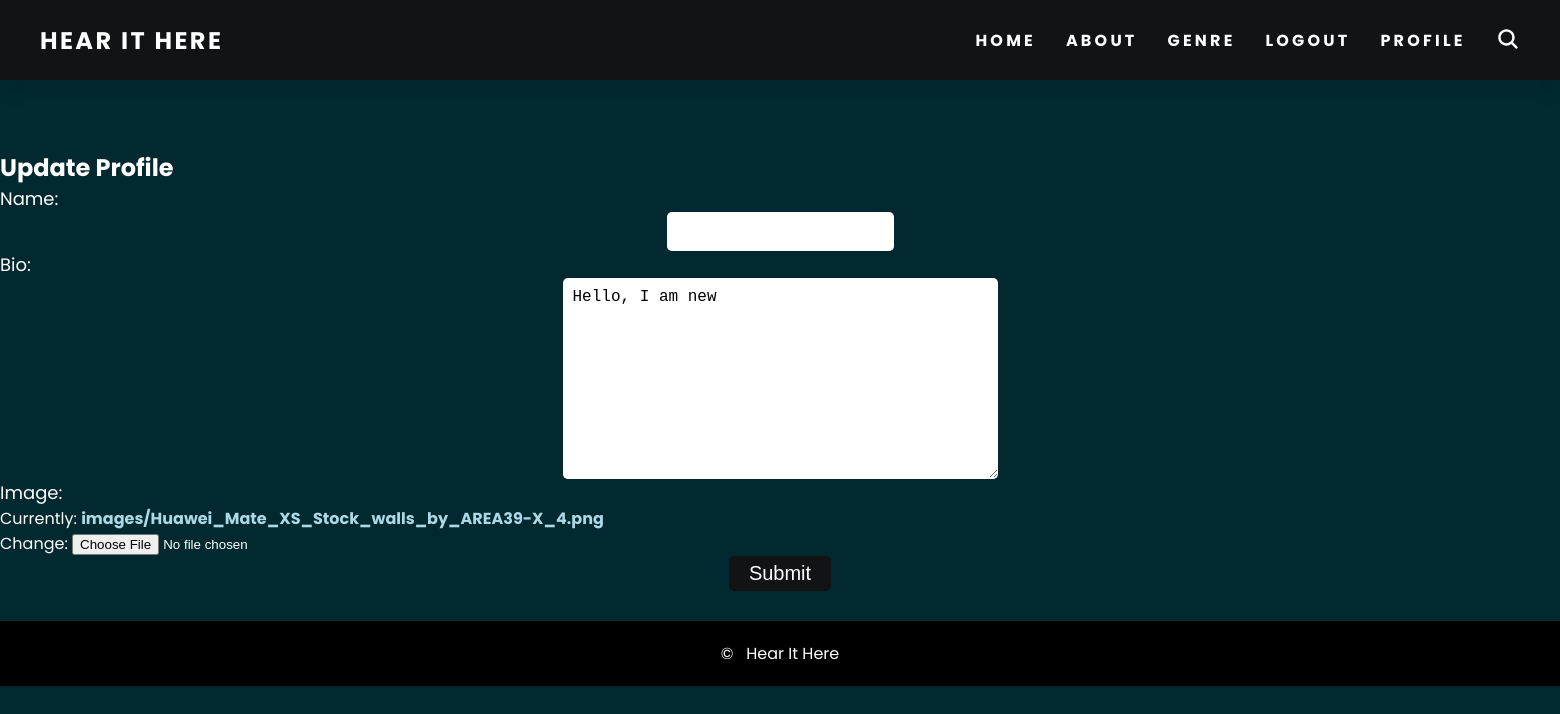
/account/Grain/update (signed in), run on an earlier commit of the app's database.
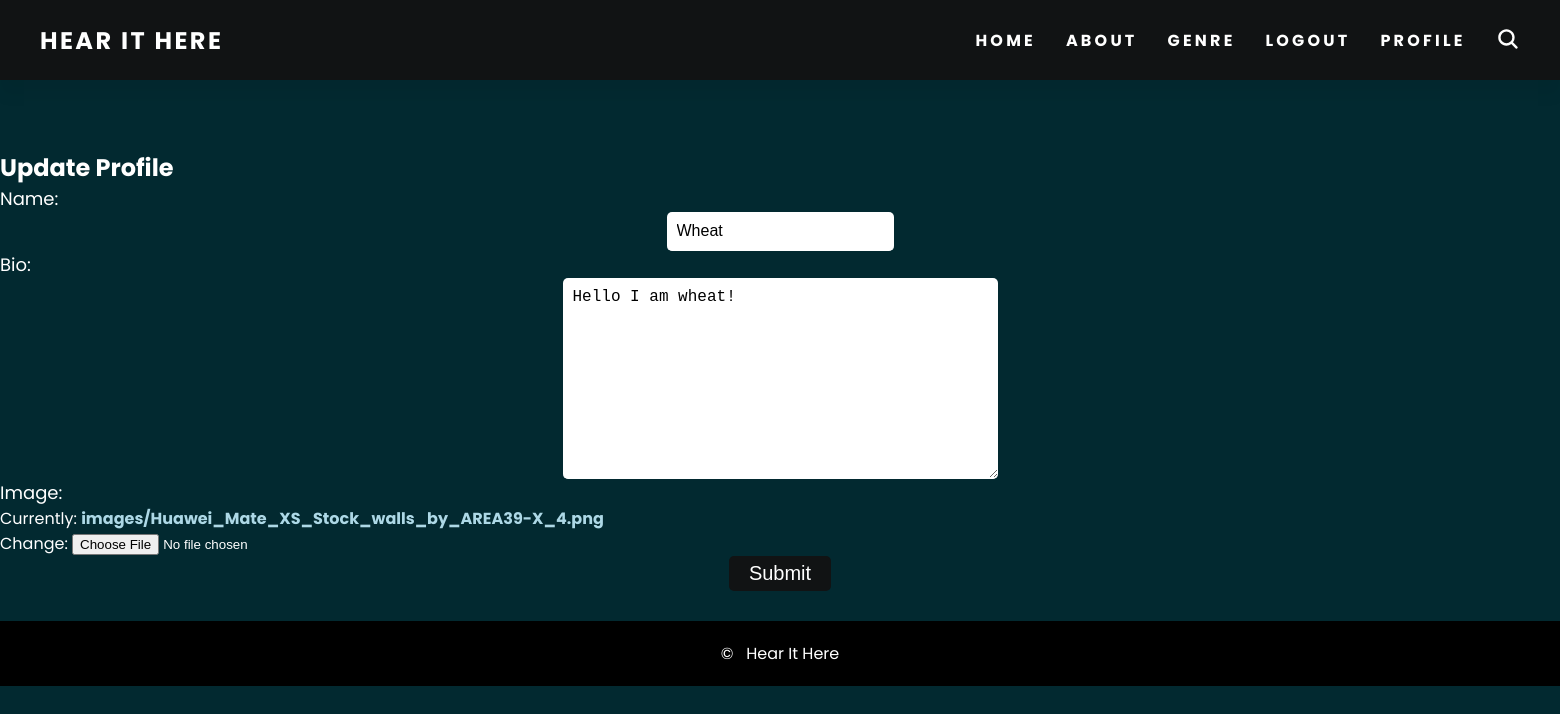
And on a later commit of the database.
### account/models.py (models this page shows, shortened)
class Profile(models.Model):
    user = models.OneToOneField(CustomUser, on_delete=models.CASCADE)
    name = models.CharField(max_length=30, blank=True)
    bio = models.TextField(default='Hello, I am new', max_length=100, blank=True)
    image = models.ImageField(default='images/default.png', upload_to='images/', null=True)

### account/views.py (the view)
# urls.py: path('<str:username>/update', views.update_profile, name='update_profile'),
@login_required
def update_profile(request, username):
    pf = get_object_or_404(Profile, user__username=username)
    if pf.user.id == request.user.id or request.user.is_mod:
        if request.method == 'POST':
            form = UpdateProfileForm(request.POST, request.FILES, instance=pf)
            if form.is_valid():
                form.save()
                return redirect('account:profile', username)
        else:
            form = UpdateProfileForm(instance=pf)
        return render(request, 'profile/update_profile.html', {'form': form, 'username': username})

### account/forms.py
class UpdateProfileForm(forms.ModelForm):
    class Meta:
        model = Profile
        fields = ('name', 'bio', 'image')

### account/templates/profile/update_profile.html (shortened to what this page needs)
{% extends 'templates/base.html' %}
{% block content %}
    <h2>Update Profile</h2>
    <form method="POST" enctype="multipart/form-data">
        {{ form.as_p }}
        <button class="submit-btns" type="submit">Submit</button>
    </form>
{% endblock %}

What changed in the data, as far as the page shows it:
changed Profile: name (not shown) → "Wheat"; bio "Hello, I am new" → "Hello I am wheat!"
